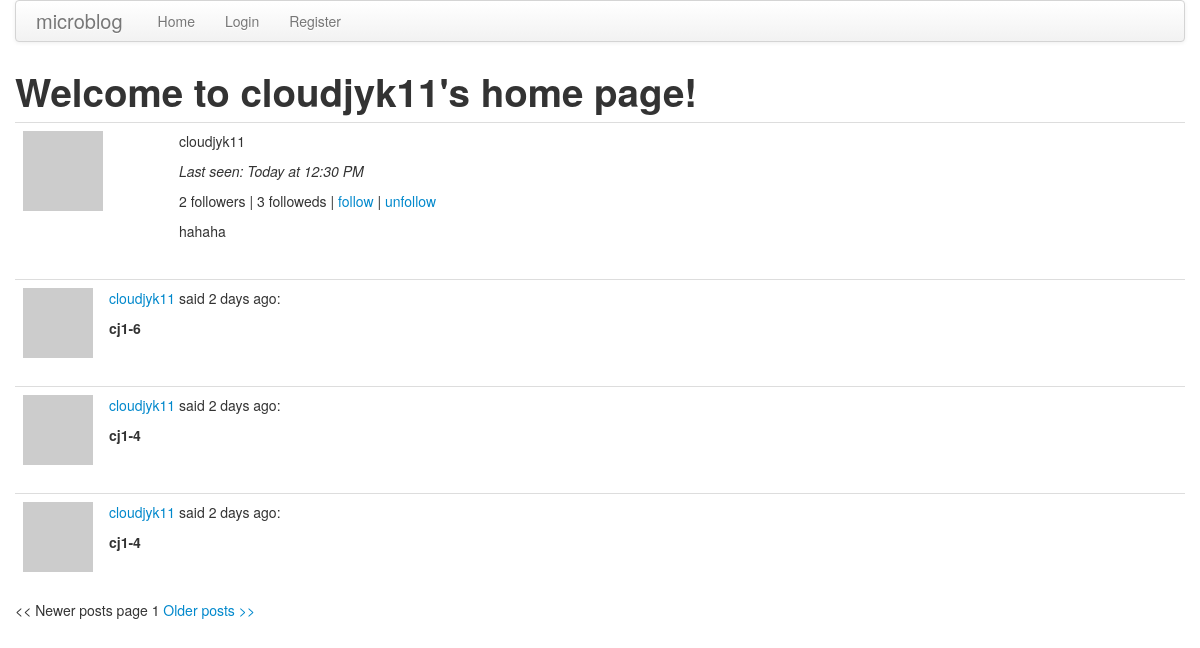
/user/cloudjyk11/1, run on the app's committed database.
### app/models.py (models this page shows, shortened)
class User(db.Model):
    id = db.Column(db.Integer, primary_key = True)
    username = db.Column(db.String(64), index = True, unique = True)
    password = db.Column(db.String(64), index = True)
    email = db.Column(db.String(120), index = True, unique = True)
    about_me = db.Column(db.String(140))
    last_seen = db.Column(db.DateTime)
    posts = db.relationship('Post', backref='author', lazy='dynamic')
    followed = db.relationship('User',
        secondary = followers,
        primaryjoin = (followers.c.follower_id == id),
        secondaryjoin = (followers.c.followed_id == id),
        backref = db.backref('followers', lazy = 'dynamic'),
        lazy = 'dynamic')
    def avatar(self,size):
        return 'http://www.gravatar.com/avatar/' + md5(self.email.encode('utf-8')).hexdigest() + '?d=mm&s=' + str(size)

class Post(db.Model):
    __searchable__ = ['body']
    id = db.Column(db.Integer, primary_key = True)
    body = db.Column(db.String(140))
    timestamp = db.Column(db.DateTime)
    user_id = db.Column(db.Integer, db.ForeignKey('user.id'))

### app/views.py (the view)
@app.route('/user/<username>', methods = ['GET', 'POST'])
@app.route('/user/<username>/<int:page>', methods = ['GET', 'POST'])
def user(username, page = 1):
    if User.query.filter_by(username = username).first() != None:
        user = User.query.filter_by(username = username).first()
        posts = user.posts.order_by(Post.timestamp.desc())
        posts = posts.paginate(page, POSTS_PER_PAGE, False)
        return render_template('user.html',
            title = 'Home',
            user = user,
            posts = posts)
    flash('Sorry, this user does not exist!')
    return redirect(url_for('index'))

### app/momentjs.py (called while the page is built)
    def render(self, format):
        return Markup("<script>\ndocument.write(moment(\"%s\").%s);\n</script>" % (self.timestamp.strftime("%Y-%m-%dT%H:%M:%S Z"), format))

    def calendar(self):
        return self.render("calendar()")

    def fromNow(self):
        return self.render("fromNow()")

### app/views.py (called while the page is built)
@app.before_request
def before_request():
    g.user = current_user

### app/templates/user.html (shortened to what this page needs)
{% extends "base.html" %}
{% block content %}
<h1>Welcome to {{ user.username }}'s home page!</h1>
<table class="table table-hover">
    <tr>
        <td width="140px"><a href="{{url_for('user', username = user.username)}}"><img src="{{user.avatar(140)}}" /></a></td>
        <td>
            <p>{{ user.username }}</p>
            {% if user.last_seen %}
            <p><em>Last seen: {{momentjs(user.last_seen).calendar()}}</em></p>
            {% endif %}
            {% if g.user.username != user.username %}
            <p>{{ user.followers.count()-1 }} followers | {{ user.followed.count()-1 }} followeds | <a href="{{url_for('follow', username = user.username)}}">follow</a> | <a href="{{url_for('unfollow', username = user.username)}}">unfollow</a></p>
            {% endif %}
            <p>{{ user.about_me }}</p>
        </td>
    </tr>
</table>
{% for post in posts.items %}
    {% include 'post.html' %}
{% endfor %}
{% if posts.has_prev %}
<a href="{{ url_for('user', username = user.username, page = posts.prev_num) }}"><< Newer posts</a>
{% else %}
<< Newer posts
{% endif %}
page {{ posts.page }}
{% if posts.has_next %}
<a href="{{ url_for('user', username = user.username, page = posts.next_num) }}">Older posts >></a>
{% else %}
Older posts >>
{% endif %}
{% endblock %}

### app/templates/post.html (shortened to what this page needs)
<table class="table table-hover">
    <tr>
        <td width="70px"><a href="{{url_for('user', username = post.author.username)}}"><img src="{{post.author.avatar(70)}}" /></a></td>
        <td>
            <p><a href="{{url_for('user', username = post.author.username)}}">{{post.author.username}}</a> said {{momentjs(post.timestamp).fromNow()}}:</p>
            <p><strong>{{post.body}}</strong></p>
        </td>
    </tr>
</table>

### data on the page
User: username "cloudjyk11", about_me "hahaha"
Post: author.username "cloudjyk11", body "cj1-6"
Post: author.username "cloudjyk11", body "cj1-4"
Post: author.username "cloudjyk11", body "cj1-4"

### other printed values
{{ user.followers.count()-1 }} "2"
{{ user.followed.count()-1 }} "3"
{{ posts.page }} "1"
